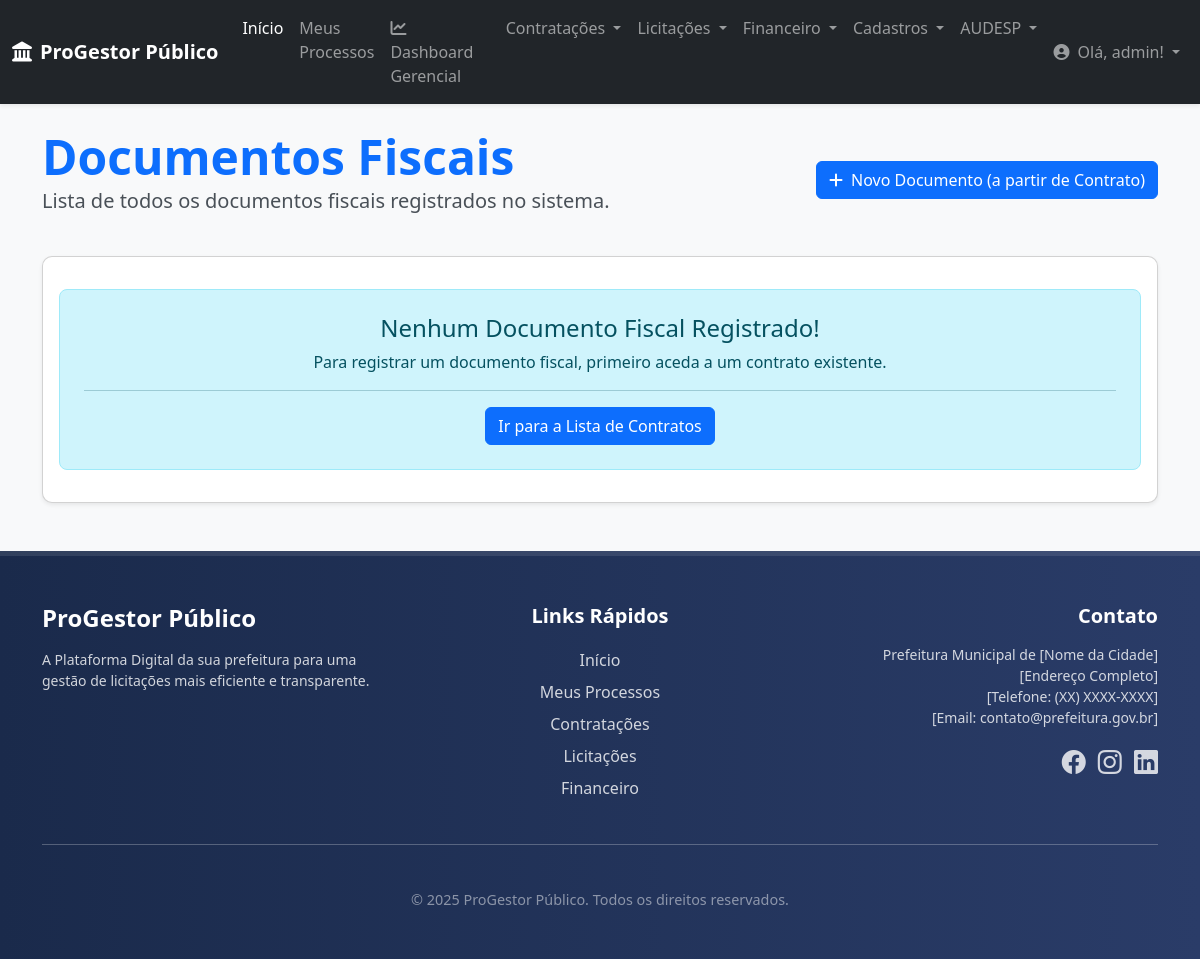
Before: /financeiro/documentos/ (signed in) with the older database file.
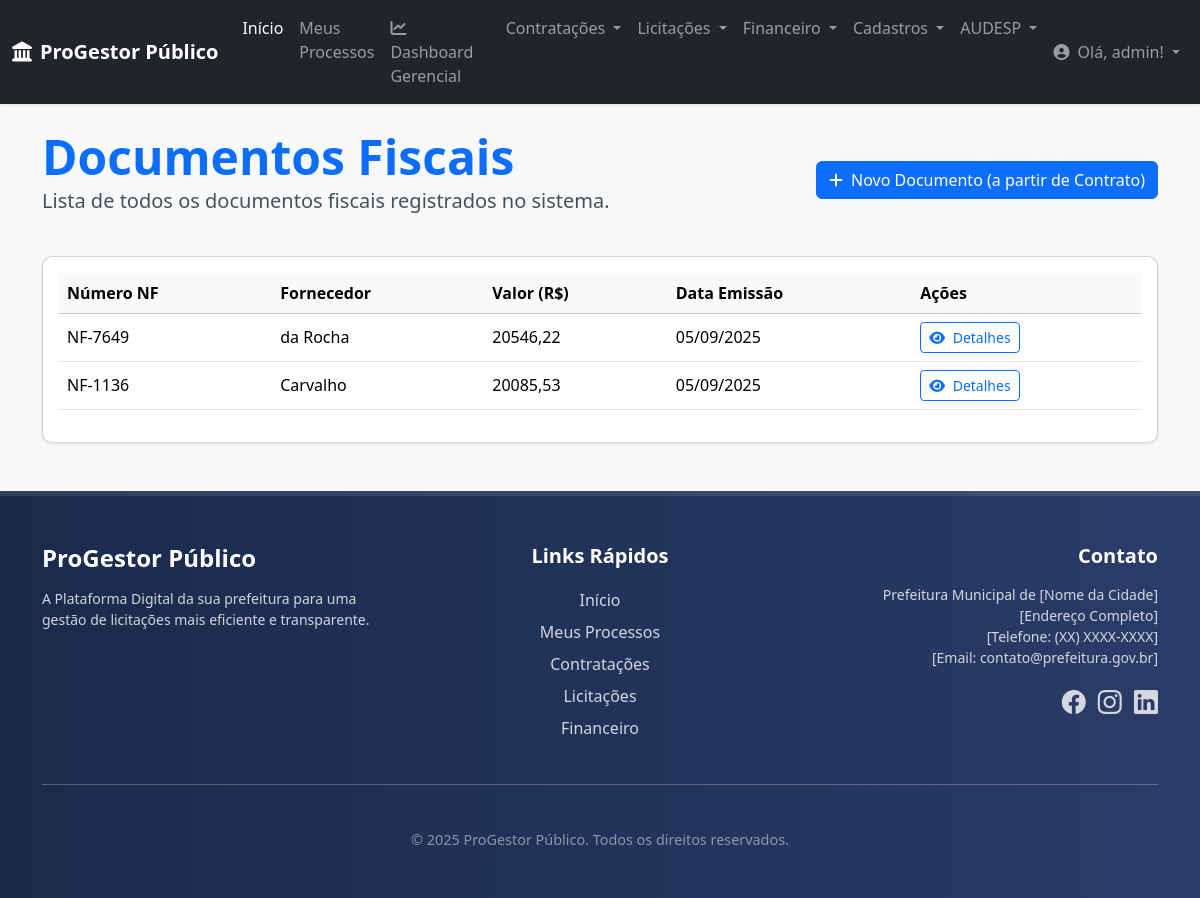
After: the same page with the newer database file.
### financeiro/models.py (models this page shows, shortened)
class DocumentoFiscal(models.Model):
    processo_vinculado = models.ForeignKey(
        Processo,
        on_delete=models.CASCADE,
        related_name='documentos_fiscais'
    )
    contrato_vinculado = models.ForeignKey(
        Contrato,
        on_delete=models.SET_NULL, null=True, blank=True,
        related_name='documentos_fiscais'
    )
    fornecedor = models.ForeignKey(
        Fornecedor,
        on_delete=models.PROTECT, null=True, blank=True,
        related_name='documentos_fiscais'
    )
    documento_fiscal_numero = models.CharField(max_length=15, verbose_name="Número do Documento Fiscal (NF)")
    documento_fiscal_valor = models.DecimalField(max_digits=17, decimal_places=2, verbose_name="Valor do Documento Fiscal")
    documento_fiscal_data_emissao = models.DateField(verbose_name="Data de Emissão do Documento Fiscal")
    codigo_ajuste = models.CharField(max_length=20, verbose_name="Código do Ajuste/Empenho", blank=True)
    nota_empenho_numero = models.CharField(max_length=35, verbose_name="Número da Nota de Empenho", blank=True)
    class Meta:
        verbose_name = "Documento Fiscal"
        verbose_name_plural = "Documentos Fiscais"
        ordering = ['-documento_fiscal_data_emissao']

### core/models.py (models this page shows, shortened)
class Fornecedor(models.Model):
    razao_social = models.CharField(
        max_length=255,
        verbose_name="Razão Social"
    )
    nome_fantasia = models.CharField(
        max_length=255,
        blank=True, null=True,
        verbose_name="Nome Fantasia"
    )
    cnpj = models.CharField(
        max_length=18, # Formato XX.XXX.XXX/XXXX-XX
        unique=True,
        verbose_name="CNPJ"
    )
    endereco = models.CharField(
        max_length=255,
        blank=True, null=True,
        verbose_name="Endereço"
    )
    cidade = models.CharField(
        max_length=100,
        blank=True, null=True
    )
    estado = models.CharField(
        max_length=2,
        blank=True, null=True,
        verbose_name="UF"
    )
    telefone = models.CharField(
        max_length=20,
        blank=True, null=True
    )
    email = models.EmailField(
        blank=True, null=True,
        verbose_name="E-mail de Contato"
    )
    dados_bancarios = models.TextField(
        blank=True, null=True,
        verbose_name="Dados Bancários",
        help_text="Informações como Banco, Agência e Conta para pagamentos."
    )
    data_cadastro = models.DateTimeField(
        auto_now_add=True,
        verbose_name="Data de Cadastro"
    )
    class Meta:
        verbose_name = "Fornecedor"
        verbose_name_plural = "Fornecedores"
        ordering = ['razao_social']

### financeiro/views.py (the view)
# urls.py: path('documentos/', views.listar_documentos_fiscais, name='listar_documentos_fiscais'),
@login_required
def listar_documentos_fiscais(request):
    documentos = DocumentoFiscal.objects.all().order_by('-documento_fiscal_data_emissao')
    context = {'documentos': documentos, 'titulo_pagina': 'Documentos Fiscais'}
    return render(request, 'financeiro/listar_documentos.html', context)

### core/context_processors.py (called while the page is built)
def global_context(request):
    return {
        'logo_url': 'img/logo_barueri.jpg', # Caminho do seu logo
        'ano_atual': datetime.date.today().year, # Opcional: para o footer de direitos autorais
    }

### financeiro/templates/financeiro/listar_documentos.html (shortened to what this page needs)
{% extends 'base.html' %}
{% load widget_tweaks %}
{% block content %}
<div class="container mt-4 mb-5">
    <div class="d-flex justify-content-between align-items-center mb-4">
        <div>
            <h1 class="display-5 fw-bold text-primary mb-0">{{ titulo_pagina }}</h1>
            <p class="lead">Lista de todos os documentos fiscais registrados no sistema.</p>
        </div>
        <a href="{% url 'contratacoes:listar_contratos' %}" class="btn btn-primary" title="Um Documento Fiscal deve ser criado a partir de um Contrato existente.">
            <i class="fas fa-plus me-2"></i>Novo Documento (a partir de Contrato)
        </a>
    </div>
    <div class="card shadow-sm">
        <div class="card-body">
            {% if documentos %}
                <div class="table-responsive">
                    <table class="table table-hover align-middle">
                        <thead class="table-light">
                            <tr>
                                <th scope="col">Número NF</th>
                                <th scope="col">Fornecedor</th>
                                <th scope="col">Valor (R$)</th>
                                <th scope="col">Data Emissão</th>
                                <th scope="col">Ações</th>
                            </tr>
                        </thead>
                        <tbody>
                            {% for documento in documentos %}
                            <tr>
                                <td>{{ documento.documento_fiscal_numero|default:"N/A" }}</td>
                                <td>{{ documento.fornecedor.razao_social|default:"N/A" }}</td>
                                <td>{{ documento.documento_fiscal_valor|floatformat:2 }}</td>
                                <td>{{ documento.documento_fiscal_data_emissao|date:"d/m/Y" }}</td>
                                <td>
                                    <a href="{% url 'financeiro:detalhar_documento_fiscal' pk=documento.pk %}" class="btn btn-sm btn-outline-primary">
                                        <i class="fas fa-eye me-1"></i> Detalhes
                                    </a>
                                </td>
                            </tr>
                            {% endfor %}
                        </tbody>
                    </table>
                </div>
            {% else %}
                <div class="alert alert-info text-center mt-3 p-4 rounded-3" role="alert">
                    <h4 class="alert-heading">Nenhum Documento Fiscal Registrado!</h4>
                    <p>Para registrar um documento fiscal, primeiro aceda a um contrato existente.</p>
                    <hr>
                    <p class="mb-0">
                        <a href="{% url 'contratacoes:listar_contratos' %}" class="btn btn-primary">
                            Ir para a Lista de Contratos
                        </a>
                    </p>
                </div>
            {% endif %}
        </div>
    </div>
</div>
{% endblock content %}

Changed rows visible on the page:
added DocumentoFiscal: documento_fiscal_numero "NF-7649", fornecedor.razao_social "da Rocha", documento_fiscal_valor "20546,22", documento_fiscal_data_emissao "05/09/2025"
added DocumentoFiscal: documento_fiscal_numero "NF-1136", fornecedor.razao_social "Carvalho", documento_fiscal_valor "20085,53", documento_fiscal_data_emissao "05/09/2025"
Other visible differences:
text no longer shown: "Nenhum Documento Fiscal Registrado! Para registrar um documento fiscal, primeiro aceda a um contrato existente. Ir para a Lista de Contratos"
text now shown: "Número NF Fornecedor Valor (R$) Data Emissão Ações"
